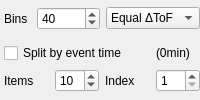
         <widget class="QWidget" name="eventModeEntries" native="true">
          <layout class="QVBoxLayout" name="verticalLayout">
           <property name="margin">
            <number>0</number>
           </property>
           <item>
            <layout class="QHBoxLayout" name="horizontalLayout_10">
             <property name="leftMargin">
              <number>4</number>
             </property>
             <item>
              <widget class="QLabel" name="label_27">
               <property name="sizePolicy">
                <sizepolicy hsizetype="Fixed" vsizetype="Preferred">
                 <horstretch>0</horstretch>
                 <verstretch>0</verstretch>
                </sizepolicy>
               </property>
               <property name="toolTip">
                <string>The number of bins for the Time of Flight channels</string>
               </property>
               <property name="text">
                <string>Bins </string>
               </property>
              </widget>
             </item>
             <item>
              <widget class="QSpinBox" name="eventTofBins">
               <property name="toolTip">
                <string>The number of bins for the Time of Flight channels</string>
               </property>
               <property name="minimum">
                <number>5</number>
               </property>
               <property name="maximum">
                <number>200</number>
               </property>
               <property name="singleStep">
                <number>5</number>
               </property>
               <property name="value">
                <number>40</number>
               </property>
              </widget>
             </item>
             <item>
              <widget class="QComboBox" name="eventBinMode">
               <property name="toolTip">
                <string>&lt;html&gt;&lt;head/&gt;&lt;body&gt;&lt;p&gt;How to bin the time of flight channels:&lt;/p&gt;&lt;p&gt;  Linear: Equally spaced in ToF&lt;/p&gt;&lt;p&gt;  1/x: Equally spaced in Q&lt;/p&gt;&lt;/body&gt;&lt;/html&gt;</string>
               </property>
               <item>
                <property name="text">
                 <string>Equal ΔToF</string>
                </property>
               </item>
               <item>
                <property name="text">
                 <string>Equal ΔQ</string>
                </property>
               </item>
               <item>
                <property name="text">
                 <string>Equal Δλ/λ</string>
                </property>
               </item>
              </widget>
             </item>
            </layout>
           </item>
           <item>
            <layout class="QGridLayout" name="gridLayout_6">
             <property name="leftMargin">
              <number>4</number>
             </property>
             <item row="2" column="3">
              <widget class="LimitingSpinBox" name="eventSplitIndex">
               <property name="minimum">
                <number>1</number>
               </property>
              </widget>
             </item>
             <item row="2" column="1">
              <widget class="QSpinBox" name="eventSplitItems">
               <property name="minimum">
                <number>2</number>
               </property>
               <property name="singleStep">
                <number>1</number>
               </property>
               <property name="value">
                <number>10</number>
               </property>
              </widget>
             </item>
             <item row="2" column="2">
              <widget class="QLabel" name="label_38">
               <property name="text">
                <string>Index</string>
               </property>
              </widget>
             </item>
             <item row="2" column="0">
              <widget class="QLabel" name="label_39">
               <property name="text">
                <string>Items</string>
               </property>
              </widget>
             </item>
             <item row="0" column="0" colspan="3">
              <widget class="QCheckBox" name="eventSplit">
               <property name="text">
                <string>Split by event time</string>
               </property>
              </widget>
             </item>
             <item row="0" column="3">
              <widget class="QLabel" name="eventTotalTimeLabel">
               <property name="text">
                <string>(0min)</string>
               </property>
              </widget>
             </item>
            </layout>
           </item>
          </layout>
          <zorder></zorder>
         </widget>
